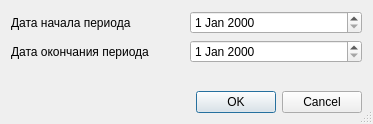
<?xml version="1.0" encoding="UTF-8"?>
<ui version="4.0">
 <class>ReportArchiveListSetupDialog</class>
 <widget class="QDialog" name="ReportArchiveListSetupDialog">
  <property name="windowModality">
   <enum>Qt::ApplicationModal</enum>
  </property>
  <property name="geometry">
   <rect>
    <x>0</x>
    <y>0</y>
    <width>373</width>
    <height>124</height>
   </rect>
  </property>
  <property name="sizePolicy">
   <sizepolicy hsizetype="Preferred" vsizetype="Preferred">
    <horstretch>0</horstretch>
    <verstretch>0</verstretch>
   </sizepolicy>
  </property>
  <property name="windowTitle">
   <string>параметры отчёта</string>
  </property>
  <property name="sizeGripEnabled">
   <bool>true</bool>
  </property>
  <layout class="QGridLayout" name="gridLayout">
   <item row="0" column="0">
    <widget class="QLabel" name="lblBegDate">
     <property name="text">
      <string>Дата начала периода</string>
     </property>
    </widget>
   </item>
   <item row="0" column="1">
    <widget class="QDateEdit" name="edtBegDate"/>
   </item>
   <item row="1" column="0">
    <widget class="QLabel" name="lblEndDate">
     <property name="text">
      <string>Дата окончания периода</string>
     </property>
    </widget>
   </item>
   <item row="1" column="1">
    <widget class="QDateEdit" name="edtEndDate"/>
   </item>
   <item row="2" column="1">
    <spacer name="verticalSpacer">
     <property name="orientation">
      <enum>Qt::Vertical</enum>
     </property>
     <property name="sizeHint" stdset="0">
      <size>
       <width>20</width>
       <height>40</height>
      </size>
     </property>
    </spacer>
   </item>
   <item row="3" column="0" colspan="2">
    <widget class="QDialogButtonBox" name="buttonBox">
     <property name="orientation">
      <enum>Qt::Horizontal</enum>
     </property>
     <property name="standardButtons">
      <set>QDialogButtonBox::Cancel|QDialogButtonBox::Ok</set>
     </property>
    </widget>
   </item>
  </layout>
 </widget>
 <resources/>
 <connections>
  <connection>
   <sender>buttonBox</sender>
   <signal>accepted()</signal>
   <receiver>ReportArchiveListSetupDialog</receiver>
   <slot>accept()</slot>
   <hints>
    <hint type="sourcelabel">
     <x>132</x>
     <y>650</y>
    </hint>
    <hint type="destinationlabel">
     <x>65</x>
     <y>418</y>
    </hint>
   </hints>
  </connection>
  <connection>
   <sender>buttonBox</sender>
   <signal>rejected()</signal>
   <receiver>ReportArchiveListSetupDialog</receiver>
   <slot>reject()</slot>
   <hints>
    <hint type="sourcelabel">
     <x>245</x>
     <y>650</y>
    </hint>
    <hint type="destinationlabel">
     <x>267</x>
     <y>420</y>
    </hint>
   </hints>
  </connection>
 </connections>
</ui>
